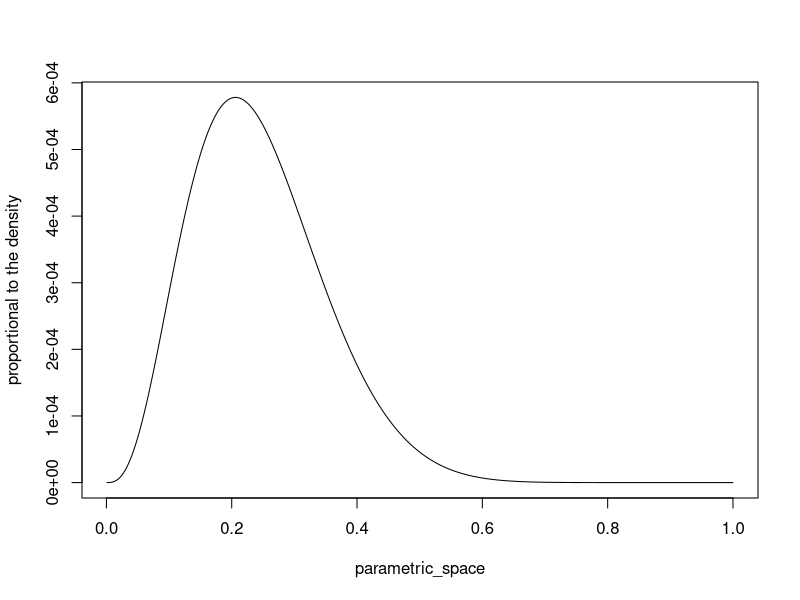
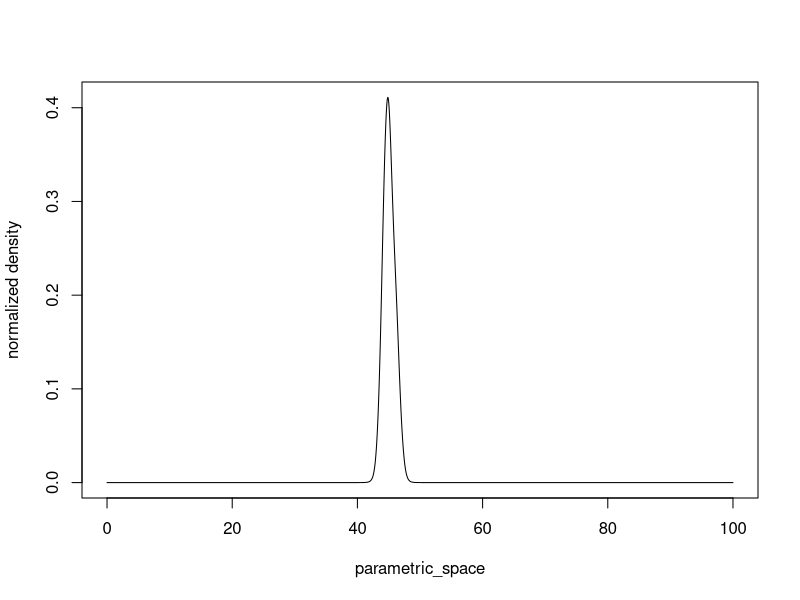
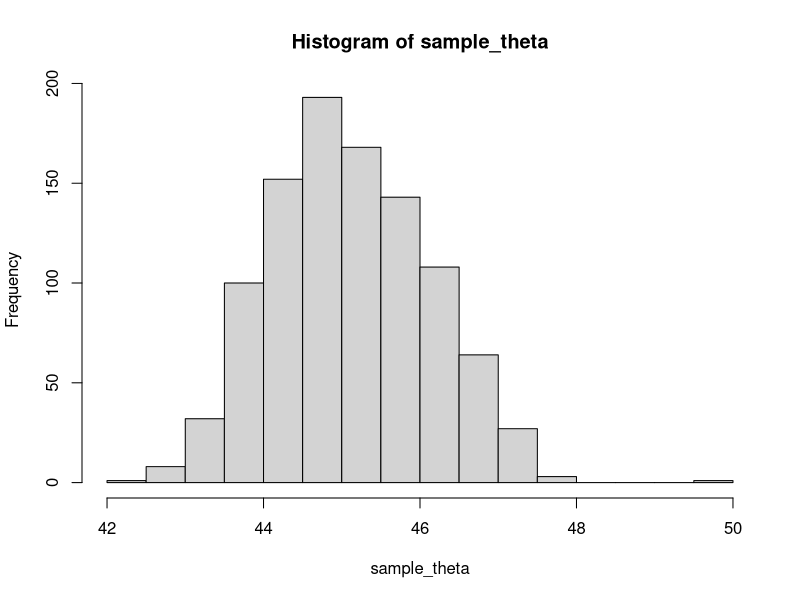
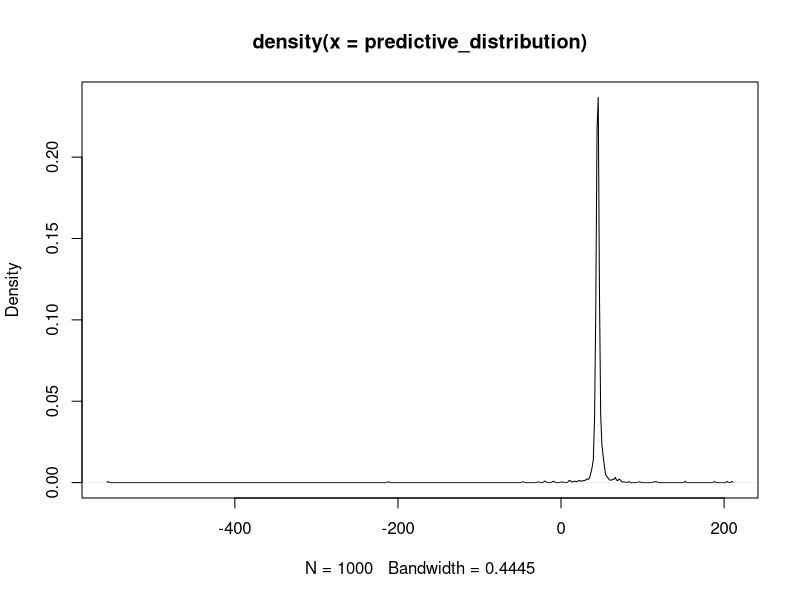
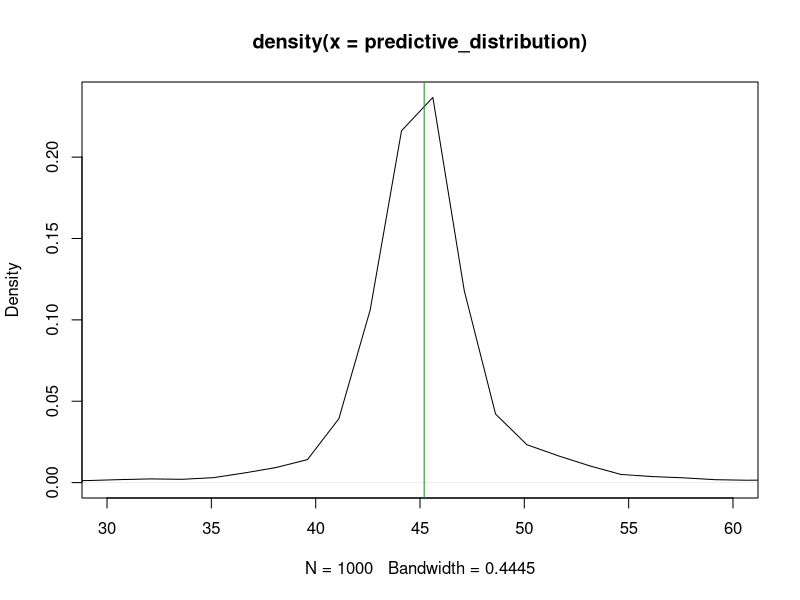
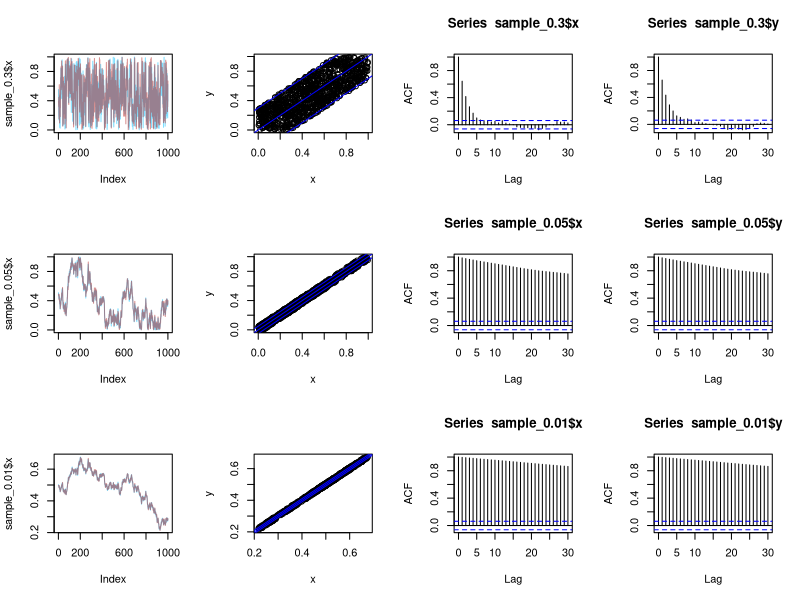
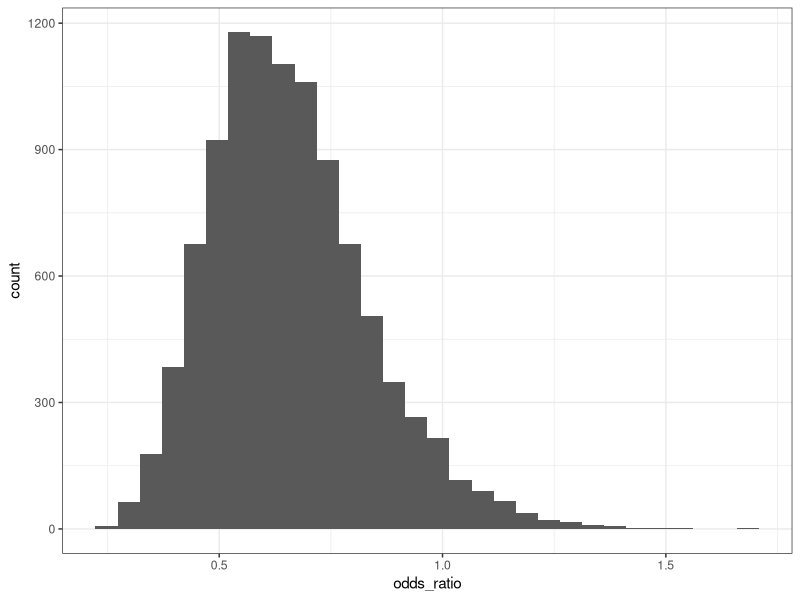
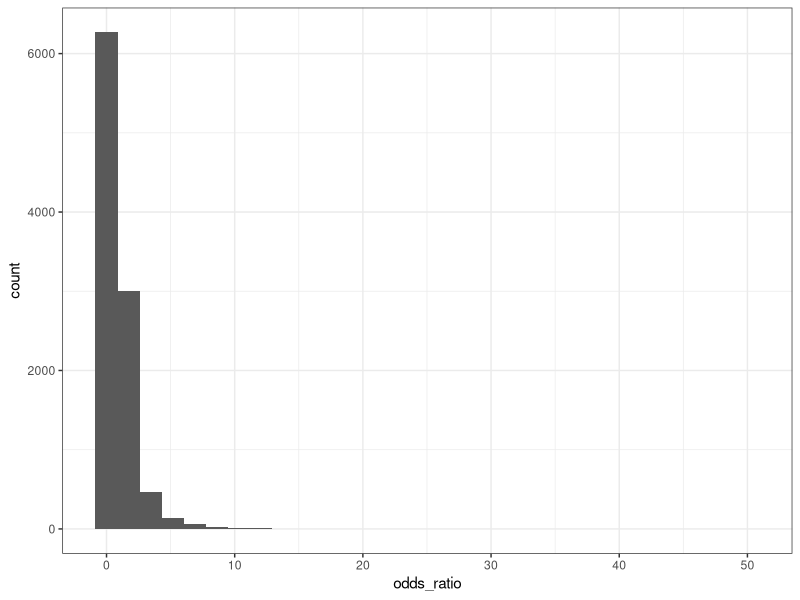

Write R code to recreate these figures, in order.
## ---- chunk 1
knitr::opts_chunk$set(echo = TRUE)
library(dplyr) ; library(ggplot2)
## ---- chunk 2
posterior_prop <- function(theta){
  
  return(
    (theta^3)*(1-theta)^13+
      (theta^4)*(1-theta)^12+
      (theta^5)*(1-theta)^11
  )
}

parametric_space <- seq(0.001,1,0.001)

plot(parametric_space,posterior_prop(theta=parametric_space),
     type='l',ylab='proportional to the density')
## ---- chunk 3
y <- c(43,44,45,46.5,47.5)
M=1000

parametric_space <- seq(0,100,1/M)

q_theta_given_y = function(x,theta){
  result <- 1
  for ( i in 1:length(x)){
    result = result * (1/(1+(x[i]-theta)^2))
  }
  return(result/100)
}


## unormalized density
unormalized_density <- q_theta_given_y(y,parametric_space)

## summing the heights of the bins
normalizing_constant <-  sum(unormalized_density/M)

#plotting the normalized density
plot(parametric_space,
     unormalized_density/normalizing_constant,
     type='l',
     ylab = 'normalized density')

normalized_density <-  unormalized_density/normalizing_constant
## ---- chunk 4
sample_theta <- sample(parametric_space,prob = normalized_density,size = 1000)
hist(sample_theta)
## ---- chunk 5
set.seed(57)
predictive_distribution <- rcauchy(1000,scale = 1,location = sample_theta)
plot(density(predictive_distribution))

plot(density(predictive_distribution),xlim=c(30,60))
abline(v=mean(y),col='forestgreen')
mean(predictive_distribution) ; sd(predictive_distribution)
## ---- chunk 6

x_given_y <- function(constant,y){
  a <- max(0,y-constant)
  b <- min(y+constant,1)
  return(runif(1,a,b))
}

y_given_x <- function(constant,x){
  a <- max(0,x-constant)
  b <- min(x+constant,1)
  return(runif(1,a,b))
}


gibbs_ex6 <- function(B=1000,constant){
  set.seed(1000)
  samples <- data.frame(x=NA,y=NA)
  new_x <- 0.5 #initial value for x
  for(i in 1:(B)){
    #calculating p(y|x=new_x)
    new_y <- y_given_x(x = new_x,constant = constant) 
    #calculating p(x|y=new_y)
    new_x <- x_given_y(y = new_y,constant = constant)
    samples <-rbind(samples, c(new_x,new_y))
  }
  return(samples[-1,])
}

sample_0.3 <- gibbs_ex6(B = 1000,0.3)
sample_0.05 <- gibbs_ex6(B = 1000,0.05)
sample_0.01 <- gibbs_ex6(B = 1000,0.01)


par(mfrow=c(3,4))
constant<-0.3
plot(sample_0.3$x,type='l',col=scales::alpha('deepskyblue',0.5))
lines(sample_0.3$y,type='l',col=scales::alpha('firebrick',0.5))
plot(sample_0.3)
abline(constant,1,col='blue')
abline(-constant,1,col='blue')
abline(0,1,col='blue')
acf(sample_0.3$x)
acf(sample_0.3$y)

constant<-0.05
plot(sample_0.05$x,type='l',col=scales::alpha('deepskyblue',0.5))
lines(sample_0.05$y,type='l',col=scales::alpha('firebrick',0.5))
plot(sample_0.05)
abline(constant,1,col='blue')
abline(-constant,1,col='blue')
abline(0,1,col='blue')
acf(sample_0.05$x)
acf(sample_0.05$y)

constant<-0.01
plot(sample_0.01$x,type='l',col=scales::alpha('deepskyblue',0.5))
lines(sample_0.01$y,type='l',col=scales::alpha('firebrick',0.5))
plot(sample_0.01)
abline(constant,1,col='blue')
abline(-constant,1,col='blue')
abline(0,1,col='blue')
acf(sample_0.01$x)
acf(sample_0.01$y)

## ---- chunk 7
nsim <- 10000
posterior_simulation <- data.frame(
  p0 = rbeta(nsim,40,636),
  p1 = rbeta(nsim,23,569)
)


posterior_simulation = 
  posterior_simulation %>% 
  mutate(odds_p0=p0/(1-p0),
         odds_p1=p1/(1-p1),
         odds_ratio = odds_p1/odds_p0)

posterior_simulation %>% 
  summarise(
    Min = min(odds_ratio),
    Mean = mean(odds_ratio),
    Median = median(odds_ratio),
    SD = sd(odds_ratio),
    Max = max(odds_ratio)) %>% 
  knitr::kable() %>% kableExtra::kable_styling()
## ---- chunk 8
posterior_simulation %>% 
  ggplot(aes(x=odds_ratio))+
  geom_histogram() + 
  theme_bw()
## ---- chunk 9
y_bar_control = 39/674
y_bar_treatment = 22/680

#Posterior probability 
sum(posterior_simulation$p0 > y_bar_control)/nsim

sum(posterior_simulation$p1 > y_bar_treatment)/nsim

sum(posterior_simulation$odds_ratio < 1)/nsim
## ---- chunk 10
nsim <- 10000
posterior_simulation <- data.frame(
  p0 = rbeta(nsim,3,35),
  p1 = rbeta(nsim,2,35)
)


posterior_simulation = 
  posterior_simulation %>% 
  mutate(odds_p0=p0/(1-p0),
         odds_p1=p1/(1-p1),
         odds_ratio = odds_p1/odds_p0)

posterior_simulation %>% 
  summarise(
    Min = min(odds_ratio),
    Mean = mean(odds_ratio),
    Median = median(odds_ratio),
    SD = sd(odds_ratio),
    Max = max(odds_ratio)) %>% 
  knitr::kable() %>% kableExtra::kable_styling()
## ---- chunk 11
posterior_simulation %>% 
  ggplot(aes(x=odds_ratio))+
  geom_histogram() + 
  theme_bw()
## ---- chunk 12
y_bar_control = 2/34
y_bar_treatment = 1/34

#Posterior probability 
sum(posterior_simulation$p0 > y_bar_control)/nsim

sum(posterior_simulation$p1 > y_bar_treatment)/nsim

sum(posterior_simulation$odds_ratio < 1)/nsim
## ---- chunk 13
# proportional to the posterior distribution that we
# are going to draw samples from
propto_posterior <- function(y=1.5,theta){
  numerator <- exp(-(1/2)*(y-theta)^2)
  denominator <- (1+theta^2)
  return(numerator/denominator)
}


n_it <- 10000 #number of samples to be generated
init_value <- 0.5 # initial value of theta 
proposal_dist <- function(theta){rnorm(1,theta,sd=2)} # we are going to use the normal distribution as proposal
post_sample <- rep(NA,n_it) #creating the vector that will store the samples
post_sample[1]=init_value #the first draw of the posterior is the initial value
accepted=0 # counting the accepted values to see the acceptance rate
# initializing the iteration
for (i in 2:n_it){
  candidate <- proposal_dist(post_sample[i-1]) 
  
  #calculating acceptance probability of the current point
  r = min(1,propto_posterior(theta = candidate) /
            propto_posterior(theta = post_sample[i-1]))
  
  #accepting the candidates with probability r
  if(runif(1)>r){
    # if not accepted, we will start the new iteration with the same point
    post_sample[i] <- post_sample[i-1]
  } else {
    # if accepted, we will move our chain to the candidate point and start the 
    # next iteration from this point
    post_sample[i] <- candidate
    accepted<-accepted+1
  }
}

accepted/n_it

randWalk_MH_diagnostics <- function(posterior_sample){
  a <- round(density(posterior_sample)$x[1],3) ; b <- round(density(posterior_sample)$x[length(density(posterior_sample)$x)],3)
  grid<- seq(a,b,0.001)
  par(mfrow=c(1,3))
  plot(grid,propto_posterior(theta = grid,y=1.5),type='l',lty=2,lwd=1.5)
  lines(density(posterior_sample),type='l',col='deepskyblue',lwd=1.5)
  legend(a,0.5,legend = c('prop_posterior','sample_density'),
         col=c('black','deepskyblue'),lwd = c(1.5,1.5), lty=c(2,1))
  plot(posterior_sample,type = 'l')
  acf(posterior_sample)
  par(mfrow=c(1,3))
}

randWalk_MH_diagnostics(post_sample)

summary(post_sample)
## ---- chunk 14

n_it <- 10000 #number of samples to be generated
init_value <- 0.5 # initial value of theta
step <- 10
burn_in = 10000
proposal_dist <- function(theta){rnorm(1,theta,sd=2)} # we are going to use the normal distribution as proposal
post_sample <- rep(NA,n_it) #creating the vector that will store the samples
post_sample[1]=init_value #the first draw of the posterior is the initial value
accepted=0 # counting the accepted values to see the acceptance rate

# initializing the iteration
for (i in 2:(n_it*5+burn_in)){
  candidate <- proposal_dist(post_sample[i-1]) 
  
  #calculating acceptance probability of the current point
  r = min(1,propto_posterior(theta = candidate) /
            propto_posterior(theta = post_sample[i-1]))
  
  #accepting the candidates with probability r
  if(runif(1)>r){
    # if not accepted, we will start the new iteration with the same point
    post_sample[i] <- post_sample[i-1]
  } else {
    # if accepted, we will move our chain to the candidate point and start the 
    # next iteration from this point
    post_sample[i] <- candidate
    accepted<-accepted+1
  }
}

accepted/(n_it*step+burn_in)


post_sample <- post_sample[-c(1:burn_in)]
post_sample <- post_sample[seq(1,length(post_sample),step)]


randWalk_MH_diagnostics(post_sample)

post_sample %>% summary()
post_sample %>% sd()
post_sample %>% length()
